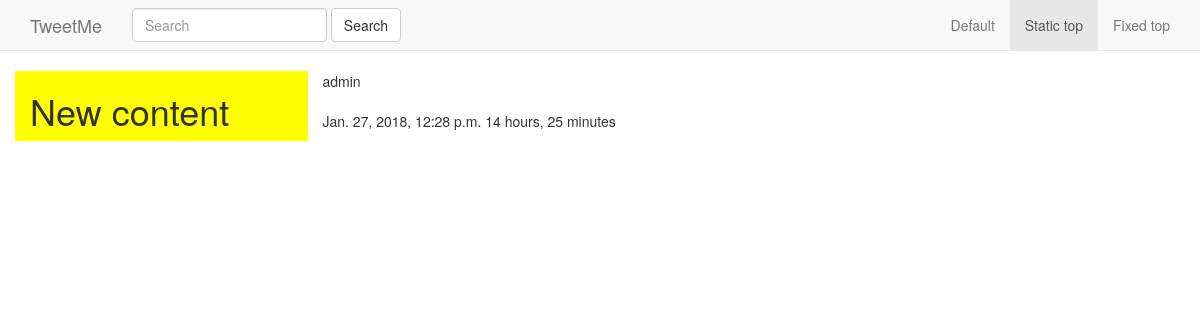
Before: /tweet/7/ with the older database file.
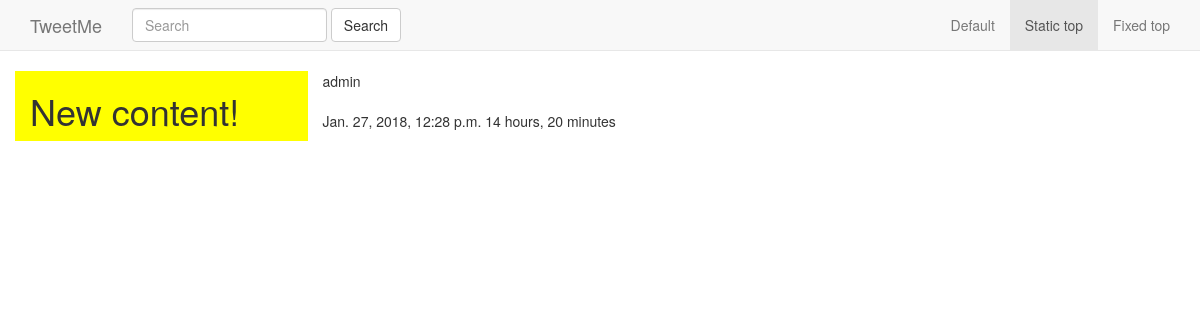
After: the same page with the newer database file.
### tweets/models.py (models this page shows, shortened)
class Tweet(models.Model):
	user 			= models.ForeignKey(User)
	content 		= models.CharField(max_length=140, validators=[validate_content])
	updated 		= models.DateTimeField(auto_now=True)
	timestamp		= models.DateTimeField(auto_now_add=True)

### tweets/views.py (the view)
# urls.py: url(r'^(?P<pk>\d+)/$', TweetDetailView.as_view(), name='detail'),
class TweetDetailView(DetailView):
	queryset = Tweet.objects.all()

### tweets/templates/tweets/tweet_detail.html
{% extends 'base.html' %}
{% block content %}
<div class="row">
	<div class="col-sm-3 col-xs-12" style="background-color: yellow;">
		<h1>{{ object.content }}</h1>
	</div>
	<div class="col-sm-9">
		{{ object.user }}<br/><br/>
		{{ object.timestamp }} {{ object.updated|timesince }}
	</div>
</div>
{% endblock content %}

Changed rows visible on the page:
changed Tweet "admin": content "New content" → "New content!"; updated "14 hours, 25 minutes" → "14 hours, 20 minutes"
